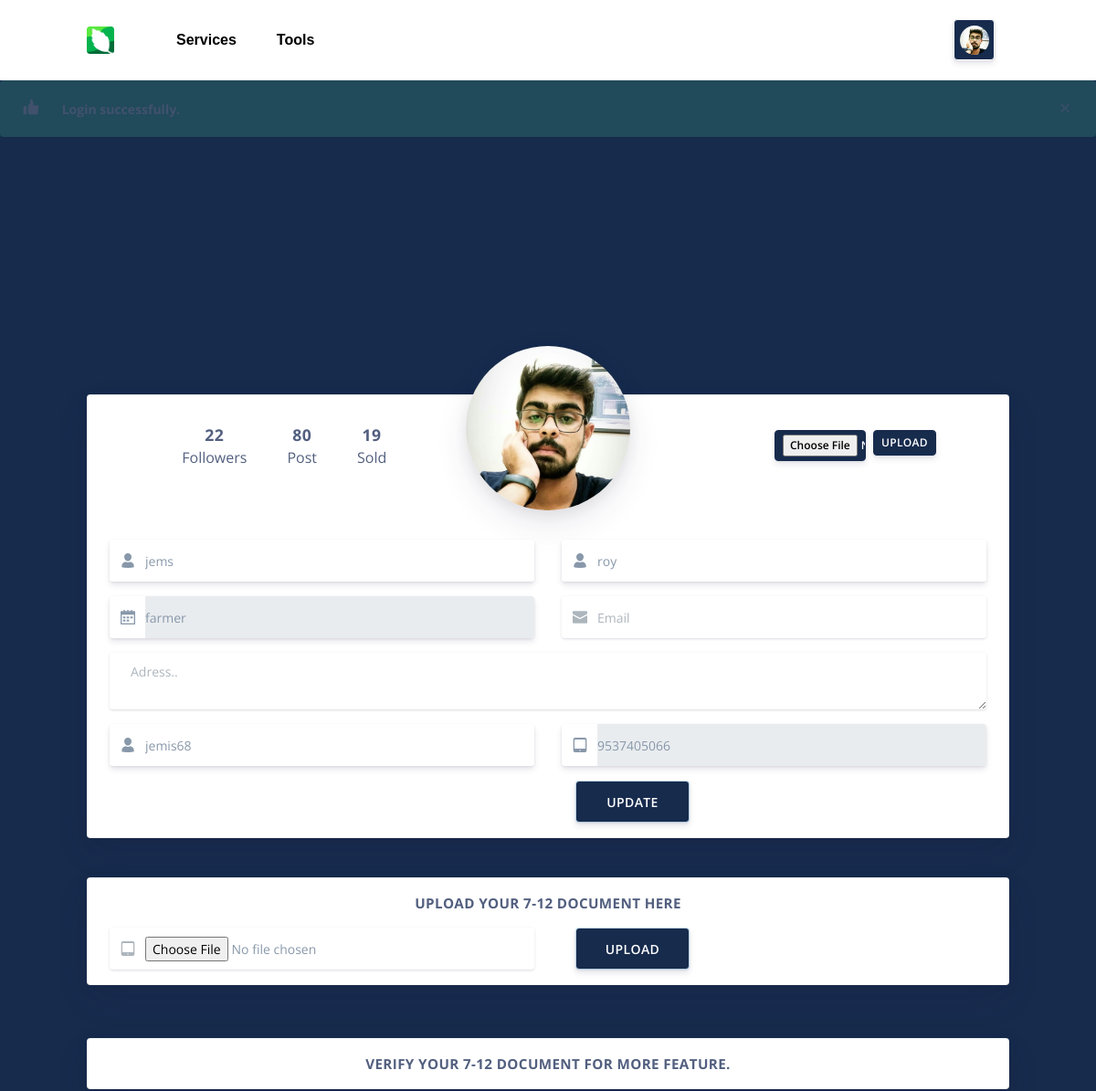
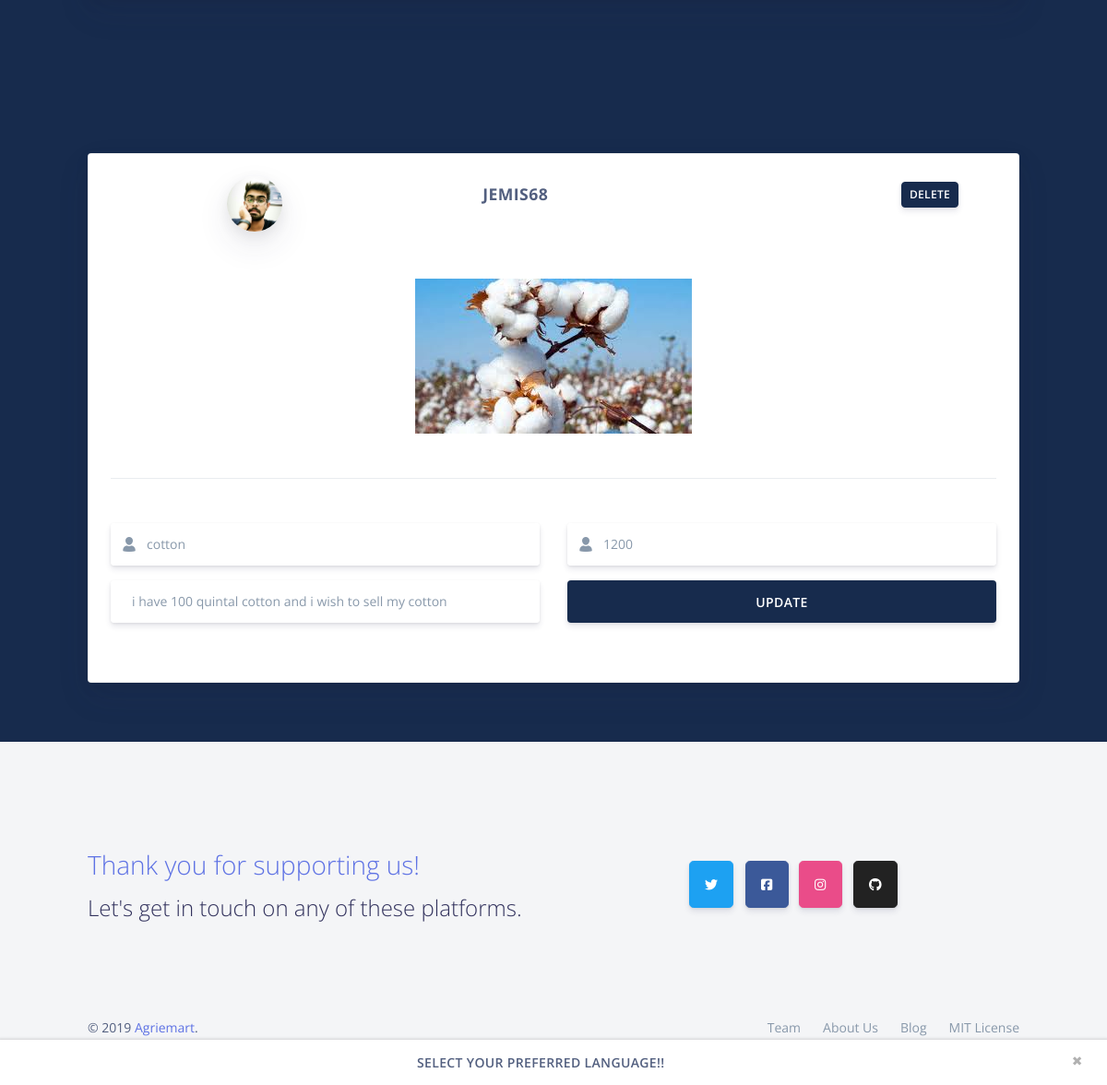
The page /profile.php (signed in) on the database its author committed (2 pictures, top to bottom).
### tables this page shows
CREATE TABLE `users` (
  `id` int(30) NOT NULL,
  `userid` varchar(30) NOT NULL,
  `type` varchar(20) NOT NULL,
  `fname` varchar(20) NOT NULL,
  `lname` varchar(20) NOT NULL,
  `email` varchar(50) NOT NULL,
  `mobile` varchar(20) NOT NULL,
  `pass` varchar(1024) NOT NULL,
  `adrs` varchar(256) NOT NULL,
  `status` int(5) NOT NULL DEFAULT '0',
  `kyc` varchar(25) NOT NULL DEFAULT '',
  `profile` varchar(25) NOT NULL DEFAULT '1.png'
);

CREATE TABLE `post` (
  `postid` int(30) NOT NULL,
  `desci` varchar(200) NOT NULL,
  `crop` varchar(30) NOT NULL,
  `price` int(20) NOT NULL,
  `owner` varchar(30) NOT NULL,
  `lon` varchar(10) NOT NULL,
  `lat` varchar(10) NOT NULL,
  `img` varchar(25) NOT NULL DEFAULT '1.jpg'
);

### profile.php (the view, shortened to what the rows shown need)
<?php
require 'connection.php';
?>
<!DOCTYPE html>
<html>
<head>
         <link rel="stylesheet" type="text/css" href="https://cdnjs.cloudflare.com/ajax/libs/font-awesome/5.9.0/css/fontawesome.min.css">
    <link href="assets/vendor/nucleo/css/nucleo.css" rel="stylesheet">
    <link type="text/css" href="assets/css/argon.css" rel="stylesheet">
</head>
<?php
    $userid=$_SESSION['userid'];
  $result = mysqli_query($con, "SELECT * FROM users where userid='$userid'");
  while($res = mysqli_fetch_array($result))
  {
	$userid=$res['userid'];
	$type=$res['type'];
	$fname=$res['fname'];
	$lname=$res['lname'];
	$mobile=$res['mobile'];
    $profile=$res['profile'];
  }
?>
<body style="background-color: #172b4d;">
 <?php require("header.php");
    require("modal.php");?>
  <main class="profile-page">
        <section class="section" style="margin-bottom: 150px;">
            <div class="container">
                <div class="card card-profile shadow mt--300">
                    <div class="px-4">
                        <div class="row justify-content-center">
                            <div class="col-lg-3 order-lg-2">
                                <div class="card-profile-image">
                                  <form>
                                        <img src="assets/img/theme/<?php echo $profile; ?>" class="rounded-circle">
                                    </form>
                                </div>
                            </div>
                        </div>
                        <div class="text-center mt-5">
                            <form action="<?php echo $_SERVER['PHP_SELF']; ?>" method="post">
                                <div class="row">
                                    <div class="col-md-6">
                                        <div class="form-group">
                                            <div class="input-group input-group-alternative">
                                                <div class="input-group-prepend">
                                                    <span class="input-group-text"><i class="ni ni-single-02"></i></span>
                                                </div>
                                                <input class="form-control" placeholder="First Name" name="fname" type="text" value="<?php echo $fname; ?>"  >
                                            </div>
                                        </div>
                                    </div>
                                    <div class="col-md-6">
                                        <div class="form-group">
                                            <div class="input-group input-group-alternative">
                                                <div class="input-group-prepend">
                                                    <span class="input-group-text"><i class="ni ni-single-02"></i></span>
                                                </div>
                                                <input class="form-control"  placeholder="Last Name" name="lname" type="text" value="<?php echo $lname; ?>" >
                                            </div>
                                        </div>
                                    </div>
                                </div>
                                <div class="row">
                                    <div class="col-md-6">
                                        <div class="form-group">
                                            <div class="input-group input-group-alternative">
                                                <div class="input-group-prepend">
                                                    <span class="input-group-text"><i class="ni ni-calendar-grid-58"></i></span>
                                                </div>
                                                <input class="form-control" placeholder="User Type" name="type" type="text"
                                              value="<?php echo $type; ?>" readonly="true">
                                            </div>
                                        </div>
                                    </div>
                                </div>
                                <div class="row">
                                    <div class="col-md-6">
                                        <div class="form-group">
                                            <div class="input-group input-group-alternative">
                                                <div class="input-group-prepend">
                                                    <span class="input-group-text"><i class="ni ni-single-02"></i></span>
                                                </div>
                                                <input class="form-control" placeholder="Userid" name="userid" type="text" value="<?php echo $userid; ?>">
                                            </div>
                                        </div>
                                    </div>
                                    <div class="col-md-6">
                                        <div class="form-group">
                                            <div class="input-group input-group-alternative">
                                                <div class="input-group-prepend">
                                                    <span class="input-group-text"><i class="ni ni-tablet-button"></i></span>
                                                </div>
                                                <input class="form-control" placeholder="Mobile No" type="text" name="mobile" value="<?php echo $mobile; ?>" disabled>
                                            </div>
                                        </div>
                                    </div>
                                </div>
                            </form>
                        </div>
                    </div>
                </div>
            </div>
        </section>
             <?php    $result = mysqli_query($con, "SELECT * FROM post where owner='$userid'");
  while($res = mysqli_fetch_array($result))
  {
                echo '<section class="section" id="croptab1"  ><br id="croptab1"></br>
<br id="croptab1"></br>
<br id="croptab1"></br>
      <div class="container">
        <div class="card card-profile shadow mt--300" >
          <div class="px-4">
            <div class="row justify-content-center" >
              <div class="col-lg-3" >
                <div class="card-profile-image" >
                  <a href="#">
                    <img src="assets/img/theme/'.$profile.'"  style="width: 60px;transform: translate(-40%, 40%);" class="rounded-circle" >
                  </a>
                </div>
              </div>
              <div class="col-lg-4 order-lg-3 text-lg-right align-self-lg-center">
                <div class="card-profile-actions py-4 mt-lg-0" style="margin-top: 40px;padding: 0px !important;"><form method="post" action="profile.php">
                <input type="hidden" name="id" value="'.$res[postid].'">
                <input  class="btn btn-sm btn-default float-right" type="submit" name="delete" value="Delete">
                </div>
              </div>
              <div class="col-lg-4 order-lg-1">
                <div class="card-profile-stats d-flex justify-content-center">
                  <div>
                    <span class="heading">'.$res['owner'].'</span>
                  </div>
                </div>
              </div>
            </div>
            <div class="text-center mt-5">
              <img src="assets/img/post/'.$res['img'].'"  style=" padding: 0;
    display: block;
    margin: 0 auto;
    max-height: 100%;
    max-width: 100%;">
            </div>
            <div class="mt-5 py-5 border-top text-center">
                <form action="profile.php" method="post" enctype="multipart/form-data">
                <input type="hidden" name="postid" value="'.$res['postid'].'">
                                <div class="row">
                                    <div class="col-md-6">
                                        <div class="form-group">
                                            <div class="input-group input-group-alternative">
                                                <div class="input-group-prepend">
                                                    <span class="input-group-text"><i class="ni ni-single-02"></i></span>
                                                </div>
                                                <input class="form-control" placeholder="Crop Name" name="crop" type="text" value="'.$res['crop'].'" >
                                            </div>
                                        </div>
                                    </div>
                                    <div class="col-md-6">
                                        <div class="form-group">
                                            <div class="input-group input-group-alternative">
                                                <div class="input-group-prepend">
                                                    <span class="input-group-text"><i class="ni ni-single-02"></i></span>
                                                </div>
                                                <input class="form-control" placeholder="Add Price"  name="price" type="text" value="'.$res['price'].'">
                                            </div>
                                        </div>
                                    </div>
                                </div>
                                <div class="row">
                                <div class="col-md-6">
                                      <div class="form-group">
                                            <div class="input-group input-group-alternative">
                                                <div class="input-group-prepend">
                                                    <span class="input-group-text"></span>
                                                </div>
                                                <input type="textarea" class="form-control" placeholder="Add Description" name="desci" value="'.$res['desci'].'">
                                            </div>
                                        </div>
                                    </div>
                                    <div class="col-md-6">
                                        <div class="form-group">
                                            <div class="input-group input-group-alternative">
                                                <input class="form-control btn btn-default " name="updatepost" type="submit" value="UPDATE">
                                            </div>
                                        </div>
                                    </div>
                                </form>
            </div>
          </div>
        </div>
      </div>
    </section>';}
                  ?>
    </main>
</body></html>

### header.php (shortened to what the rows shown need)
<header class="header-global" style="z-index: 1050;">
   <nav id="navbar-main" class="navbar navbar-main navbar-expand-lg navbar-transparent navbar-light headroom">
     <div class="container">
       <div class="navbar-collapse collapse" id="navbar_global">
         <ul class="navbar-nav align-items-lg-center ml-lg-auto">
           <li class="nav-item dropdown " style="border-radius: border-radius:17px;">
             <a href="#"  class="btn btn-neutral btn-icon bg-default" style="padding: 0.35rem 0.35rem;" data-toggle="dropdown" role="button">
               <span class="nav-link-inner--text"><img src="assets/img/theme/<?php echo $profile; ?>" style="border-radius: 16px;" width="32px" style="32px"></span>
             </a>
           </li>
         </ul>
       </div>
     </div>
   </nav>
 </header>

### rows shown on the page
users: profile (picture), fname "jems", lname "roy", type "farmer", userid "jemis68", mobile "9537405066"
post: users.profile (picture), owner "JEMIS68", img (picture), crop "cotton", price "1200", desci "i have 100 quintal cotton and i wish to sell my cotton"
